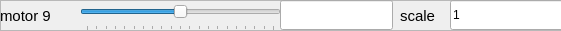
  <widget class="QFrame" name="frame_10">
   <property name="geometry">
    <rect>
     <x>10</x>
     <y>300</y>
     <width>561</width>
     <height>31</height>
    </rect>
   </property>
   <property name="frameShape">
    <enum>QFrame::StyledPanel</enum>
   </property>
   <property name="frameShadow">
    <enum>QFrame::Raised</enum>
   </property>
   <widget class="QLabel" name="name_10">
    <property name="geometry">
     <rect>
      <x>0</x>
      <y>0</y>
      <width>68</width>
      <height>31</height>
     </rect>
    </property>
    <property name="font">
     <font>
      <pointsize>11</pointsize>
      <weight>50</weight>
      <italic>false</italic>
      <bold>false</bold>
     </font>
    </property>
    <property name="text">
     <string>motor 9</string>
    </property>
   </widget>
   <widget class="QSlider" name="motor_setPoint_slider_9">
    <property name="geometry">
     <rect>
      <x>80</x>
      <y>0</y>
      <width>201</width>
      <height>31</height>
     </rect>
    </property>
    <property name="toolTip">
     <string extracomment="slider to move change set point for this motor"/>
    </property>
    <property name="minimum">
     <number>-100</number>
    </property>
    <property name="maximum">
     <number>100</number>
    </property>
    <property name="value">
     <number>0</number>
    </property>
    <property name="orientation">
     <enum>Qt::Horizontal</enum>
    </property>
    <property name="tickPosition">
     <enum>QSlider::TicksBelow</enum>
    </property>
    <property name="tickInterval">
     <number>10</number>
    </property>
   </widget>
   <widget class="QLineEdit" name="motor_setPoint_9">
    <property name="geometry">
     <rect>
      <x>280</x>
      <y>0</y>
      <width>113</width>
      <height>30</height>
     </rect>
    </property>
    <property name="text">
     <string extracomment="manually change set point here"/>
    </property>
    <property name="readOnly">
     <bool>true</bool>
    </property>
   </widget>
   <widget class="QLabel" name="scale_10">
    <property name="geometry">
     <rect>
      <x>400</x>
      <y>0</y>
      <width>41</width>
      <height>31</height>
     </rect>
    </property>
    <property name="font">
     <font>
      <pointsize>11</pointsize>
      <weight>50</weight>
      <italic>false</italic>
      <bold>false</bold>
     </font>
    </property>
    <property name="text">
     <string>scale</string>
    </property>
   </widget>
   <widget class="QLineEdit" name="motor_scale_9">
    <property name="geometry">
     <rect>
      <x>450</x>
      <y>0</y>
      <width>113</width>
      <height>30</height>
     </rect>
    </property>
    <property name="text">
     <string extracomment="use this to scale the slider (-100,100)">1</string>
    </property>
    <property name="readOnly">
     <bool>false</bool>
    </property>
   </widget>
  </widget>
